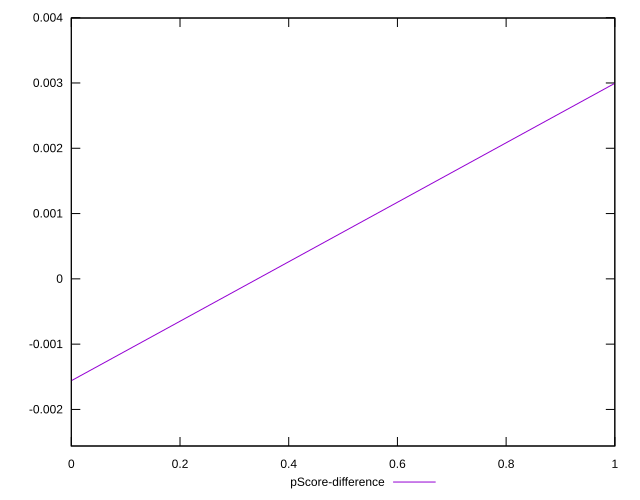

Reproduce this figure in gnuplot.
reset

$pScoreDifference <<EOF
0 -0.001559953899790037
1 0.0029948984918222177
EOF

set key outside below
set xrange [0:1]
set yrange [-0.002559953899790037:0.003994898491822218]
set trange [-0.002559953899790037:0.003994898491822218]
set terminal svg size 640, 500 enhanced background rgb 'white'
set output "reports/report_00031_2021-02-24T23-18-18.084Z/speed-index/samples/astro/pScore-difference/sorted.svg"

plot $pScoreDifference title "pScore-difference" with line

reset
